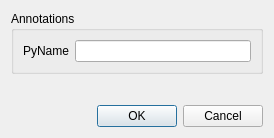
<?xml version="1.0" encoding="UTF-8"?>
<ui version="4.0">
 <class>EnumPropertiesBase</class>
 <widget class="QDialog" name="EnumPropertiesBase">
  <property name="geometry">
   <rect>
    <x>0</x>
    <y>0</y>
    <width>274</width>
    <height>138</height>
   </rect>
  </property>
  <property name="windowTitle">
   <string>Enum Properties</string>
  </property>
  <layout class="QVBoxLayout" name="verticalLayout">
   <item>
    <widget class="QGroupBox" name="groupBox">
     <property name="title">
      <string>Annotations</string>
     </property>
     <layout class="QFormLayout" name="formLayout">
      <item row="0" column="0">
       <widget class="QLabel" name="label">
        <property name="text">
         <string>PyName</string>
        </property>
       </widget>
      </item>
      <item row="0" column="1">
       <widget class="QLineEdit" name="pyName"/>
      </item>
     </layout>
    </widget>
   </item>
   <item>
    <spacer name="verticalSpacer">
     <property name="orientation">
      <enum>Qt::Vertical</enum>
     </property>
     <property name="sizeHint" stdset="0">
      <size>
       <width>20</width>
       <height>3</height>
      </size>
     </property>
    </spacer>
   </item>
   <item>
    <widget class="QDialogButtonBox" name="buttonBox">
     <property name="orientation">
      <enum>Qt::Horizontal</enum>
     </property>
     <property name="standardButtons">
      <set>QDialogButtonBox::Cancel|QDialogButtonBox::Ok</set>
     </property>
    </widget>
   </item>
  </layout>
 </widget>
 <tabstops>
  <tabstop>pyName</tabstop>
  <tabstop>buttonBox</tabstop>
 </tabstops>
 <resources/>
 <connections>
  <connection>
   <sender>buttonBox</sender>
   <signal>accepted()</signal>
   <receiver>EnumPropertiesBase</receiver>
   <slot>accept()</slot>
   <hints>
    <hint type="sourcelabel">
     <x>248</x>
     <y>254</y>
    </hint>
    <hint type="destinationlabel">
     <x>157</x>
     <y>274</y>
    </hint>
   </hints>
  </connection>
  <connection>
   <sender>buttonBox</sender>
   <signal>rejected()</signal>
   <receiver>EnumPropertiesBase</receiver>
   <slot>reject()</slot>
   <hints>
    <hint type="sourcelabel">
     <x>316</x>
     <y>260</y>
    </hint>
    <hint type="destinationlabel">
     <x>286</x>
     <y>274</y>
    </hint>
   </hints>
  </connection>
 </connections>
</ui>
